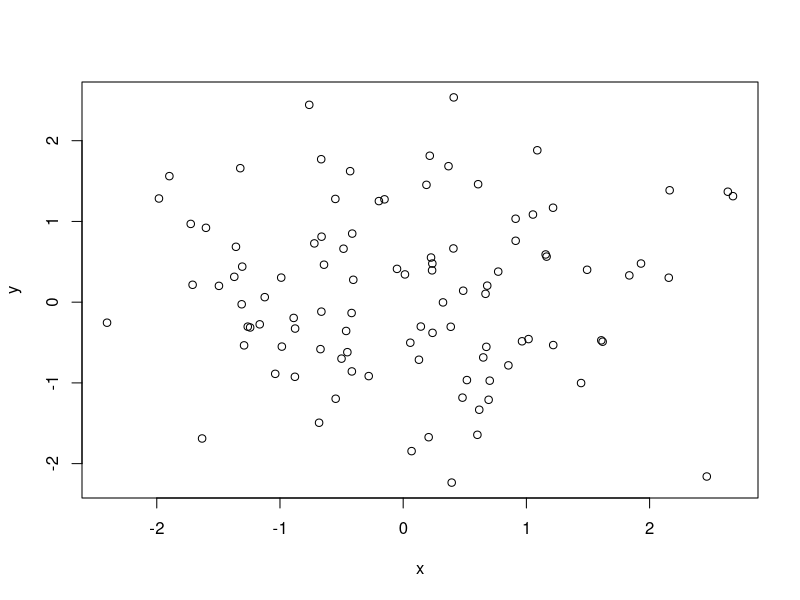
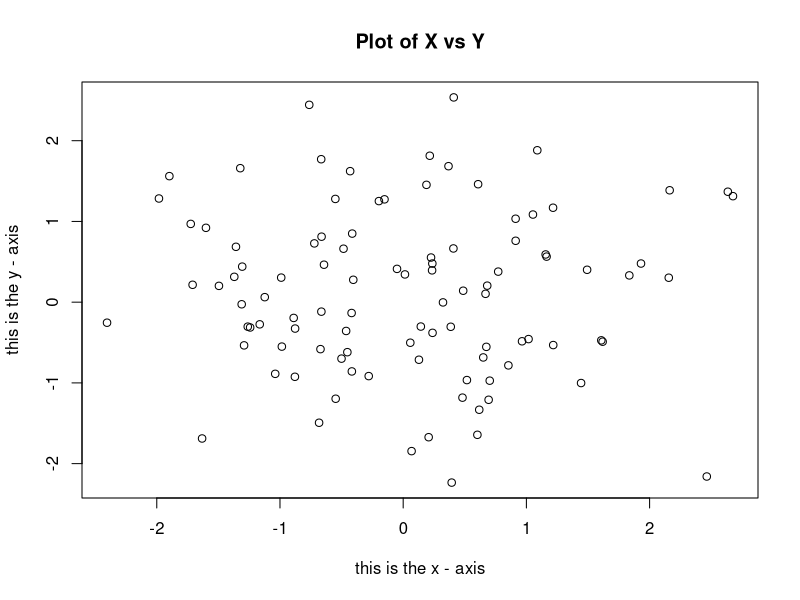
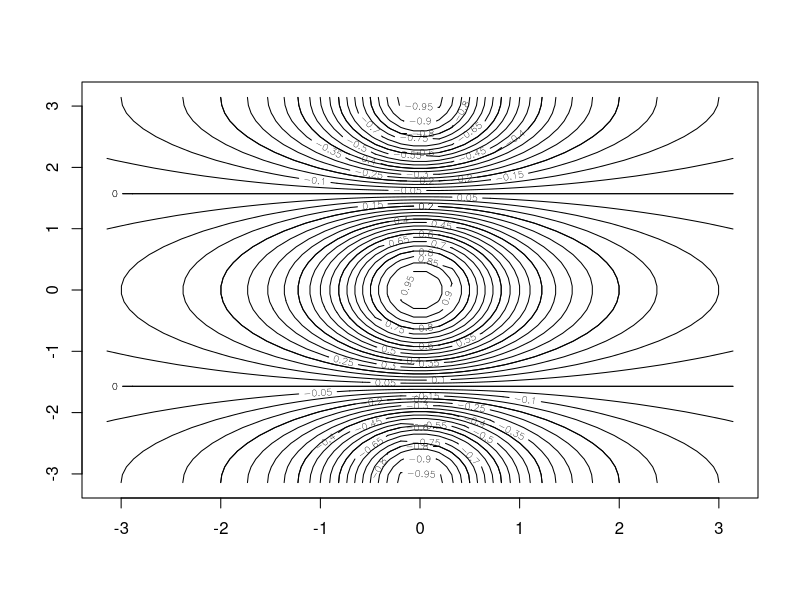
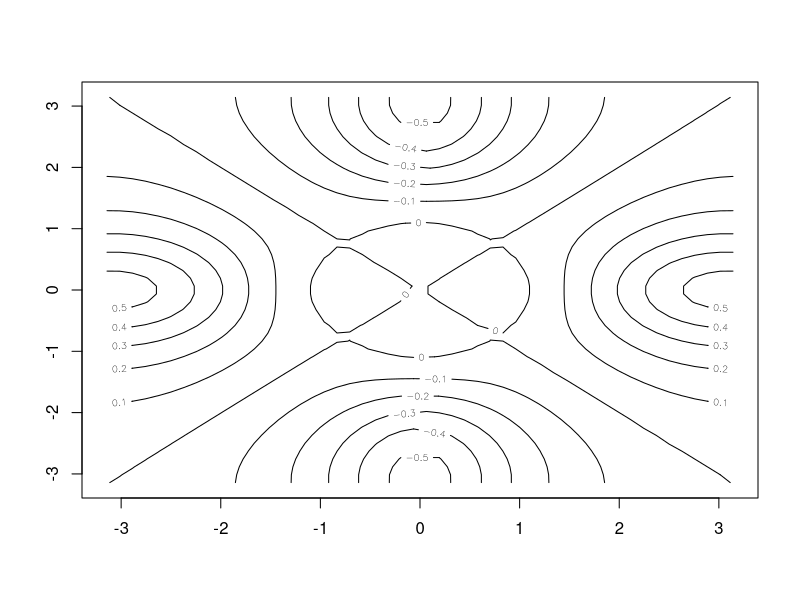
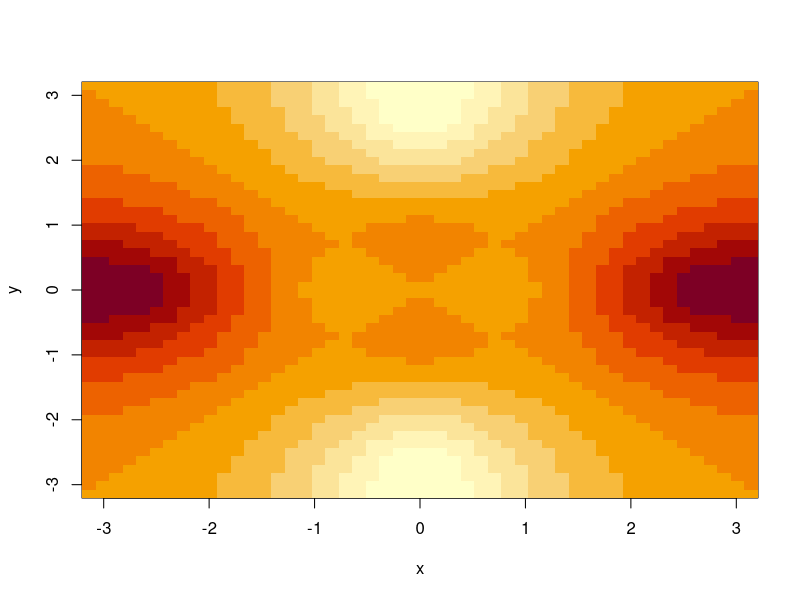
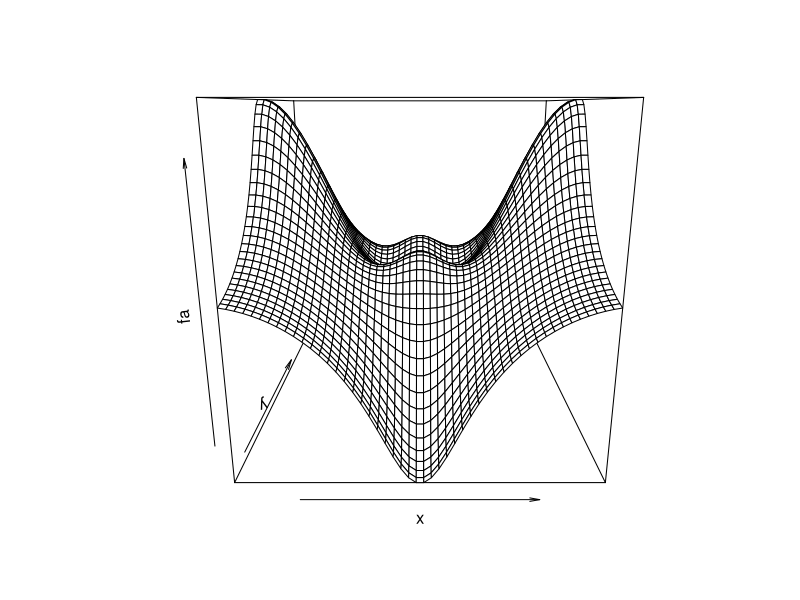
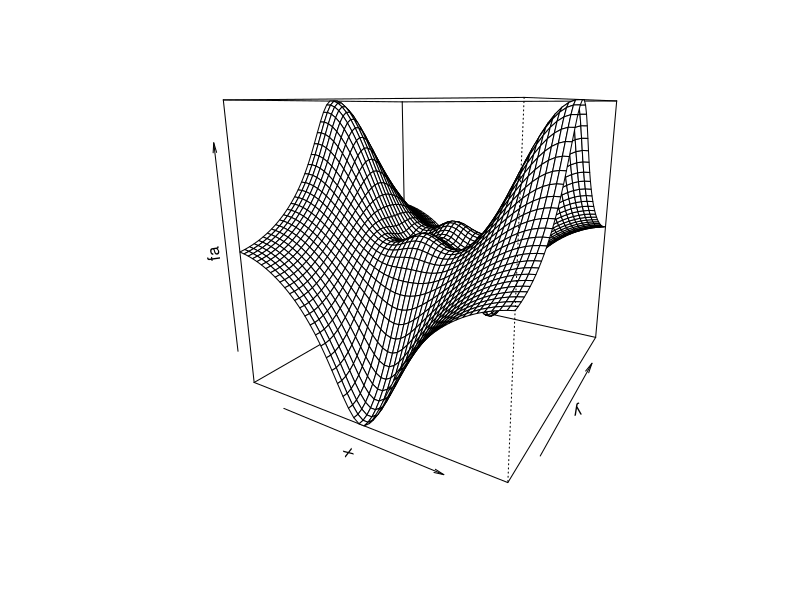
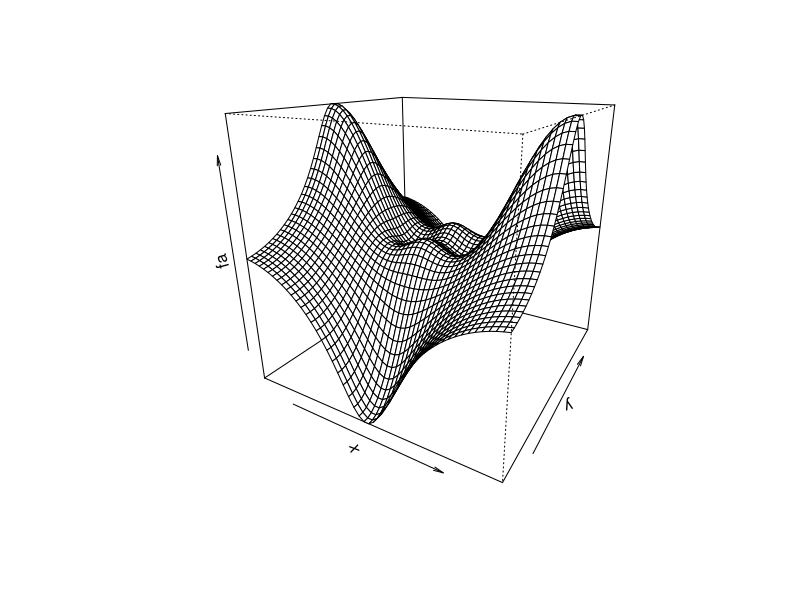

These charts were generated, in order, by the following R code:
## ---- chunk 1
x <- c(1, 3, 2, 5)
x
## ---- chunk 2
x <- c(1, 6, 2)
y <- c(1, 4, 3)
length(x) == length(y)
## ---- chunk 3
x + y
## ---- chunk 4
ls()
## ---- chunk 5
rm(x, y)
ls()
## ---- chunk 6
rm(list = ls())
## ---- chunk 7
?matrix
## ---- chunk 8
x <- matrix(data = c(1, 2, 3, 4), nrow = 2, ncol = 2)
x
## ---- chunk 9
x <- matrix(data = c(1, 2, 3, 4), 2, 2)
x
## ---- chunk 10
matrix(data = c(1, 2, 3, 4), 2, 2, byrow = TRUE)
## ---- chunk 11
sqrt(x)
x^2
## ---- chunk 12
x <- rnorm(50)
y <- x + rnorm(50, mean = 50, sd = .1)
cor(x, y)
## ---- chunk 13
set.seed(1303)
rnorm(50)
## ---- chunk 14
set.seed(3)
y <- rnorm(100)
mean(y)
var(y)
sqrt(var(y))
sd(y)
## ---- chunk 15
x <- rnorm(100)
y <- rnorm(100)
plot(x, y)
plot(x, y,
  xlab = " this is the x - axis ", ylab = " this is the y - axis ",
  main = " Plot of X vs Y "
)
## ---- chunk 16
pdf("Figure.pdf")
plot(x, y, col = "green")
dev.off()
## ---- chunk 17
x <- seq(1, 10)
x
x <- 1:10
x
x <- seq(-pi, pi, length = 50)
## ---- chunk 18
y <- x
f <- outer(x, y, function(x, y) cos(y) / (1 + x^2))
contour(x, y, f)
contour(x, y, f, nlevels = 45, add = T)
fa <- (f - t(f)) / 2
contour(x, y, fa, nlevels = 15)
## ---- chunk 19
image(x, y, fa)
persp(x, y, fa)
persp(x, y, fa, theta = 30)
persp(x, y, fa, theta = 30, phi = 20)
persp(x, y, fa, theta = 30, phi = 70)
persp(x, y, fa, theta = 30, phi = 40)
